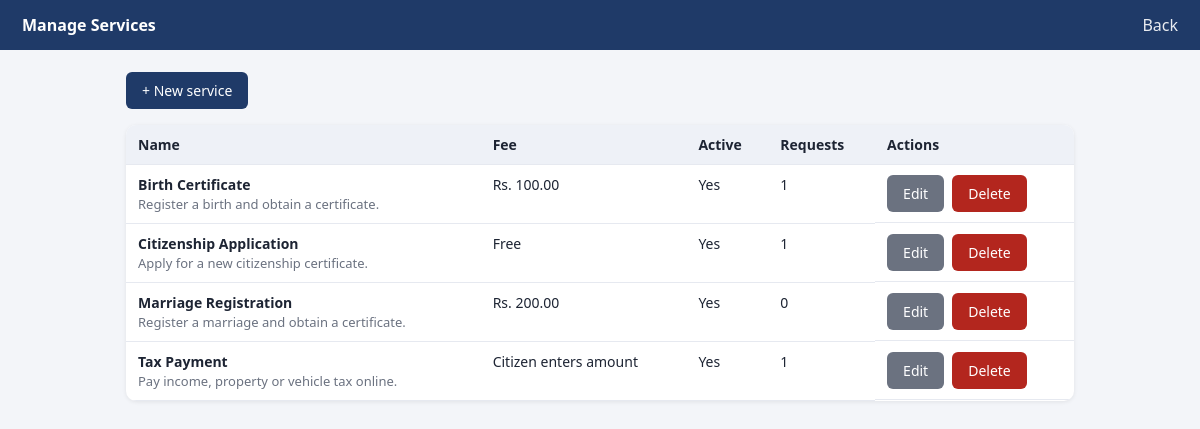
The app's page /admin/services.php (signed in) with its own data.
### tables this page shows
CREATE TABLE service_types (
  id INT AUTO_INCREMENT PRIMARY KEY,
  name VARCHAR(80) NOT NULL UNIQUE,
  description VARCHAR(255) NOT NULL DEFAULT '',
  hint VARCHAR(255) NOT NULL DEFAULT '',
  fee DECIMAL(10,2) NOT NULL DEFAULT 0,
  needs_amount TINYINT(1) NOT NULL DEFAULT 0,
  is_active TINYINT(1) NOT NULL DEFAULT 1
);

### admin/services.php (the view, shortened to what this page needs)
<?php
require '../config/db.php'; require_admin(); require_perm('service.manage');
$rows = $pdo->query("SELECT s.*, (SELECT COUNT(*) FROM applications a WHERE a.service_type_id=s.id) AS used FROM service_types s ORDER BY s.name")->fetchAll();
?>
<p><a class="btn" href="service_form.php">+ New service</a></p>
<table><tr><th>Name</th><th>Fee</th><th>Active</th><th>Requests</th><th>Actions</th></tr>
<?php foreach ($rows as $r): ?>
<tr><td><b><?= e($r['name']) ?></b><br><span class="meta"><?= e($r['description']) ?></span></td>
<td><?= $r['needs_amount'] ? 'Citizen enters amount' : ($r['fee'] > 0 ? money($r['fee']) : 'Free') ?></td>
<td><?= $r['is_active'] ? 'Yes' : 'No' ?></td><td><?= (int)$r['used'] ?></td>
<td class="actions"><a class="btn gray" href="service_form.php?id=<?= $r['id'] ?>">Edit</a>
<form method="post" action="service_delete.php" onsubmit="return confirm('Delete this service? If it has requests it will be deactivated instead.')"><?= csrf_field() ?>
<input type="hidden" name="id" value="<?= $r['id'] ?>"><button class="btn red">Delete</button></form></td></tr>
<?php endforeach; ?></table>

### assets/style.css (style rules this page uses)
* { box-sizing:border-box }
body { margin:0;font-family:system-ui,Arial,sans-serif;background:#f3f5f9;color:#1d2433 }
header nav a { color:#fff;margin-left:14px;text-decoration:none;opacity:.9 }
.btn { display:inline-block;background:#1f3a68;color:#fff;border:0;padding:9px 16px;border-radius:6px;cursor:pointer;text-decoration:none;font:inherit;font-size:14px }
.btn.gray { background:#6b7280 }
.btn.red { background:#b3261e }
table { width:100%;border-collapse:collapse;background:#fff;border-radius:10px;overflow:hidden;box-shadow:0 1px 4px rgba(0,0,0,.08) }
th,td { padding:10px 12px;text-align:left;border-bottom:1px solid #e6e9f0;font-size:14px;vertical-align:top }
th { background:#eef1f7 }
.meta { color:#6b7280;font-size:13px }
.actions { display:flex;gap:8px;flex-wrap:wrap;align-items:center }
.actions form { margin:0 }

### records on screen
service_types: name "Birth Certificate", description "Register a birth and obtain a certificate.", fee "Rs. 100.00", is_active "Yes", used "1"
service_types: name "Citizenship Application", description "Apply for a new citizenship certificate.", needs_amount "Free", is_active "Yes", used "1"
service_types: name "Marriage Registration", description "Register a marriage and obtain a certificate.", fee "Rs. 200.00", is_active "Yes", used "0"
service_types: name "Tax Payment", description "Pay income, property or vehicle tax online.", needs_amount "Citizen enters amount", is_active "Yes", used "1"

### other values on screen
$title "Manage Services"
$nav "Back"
